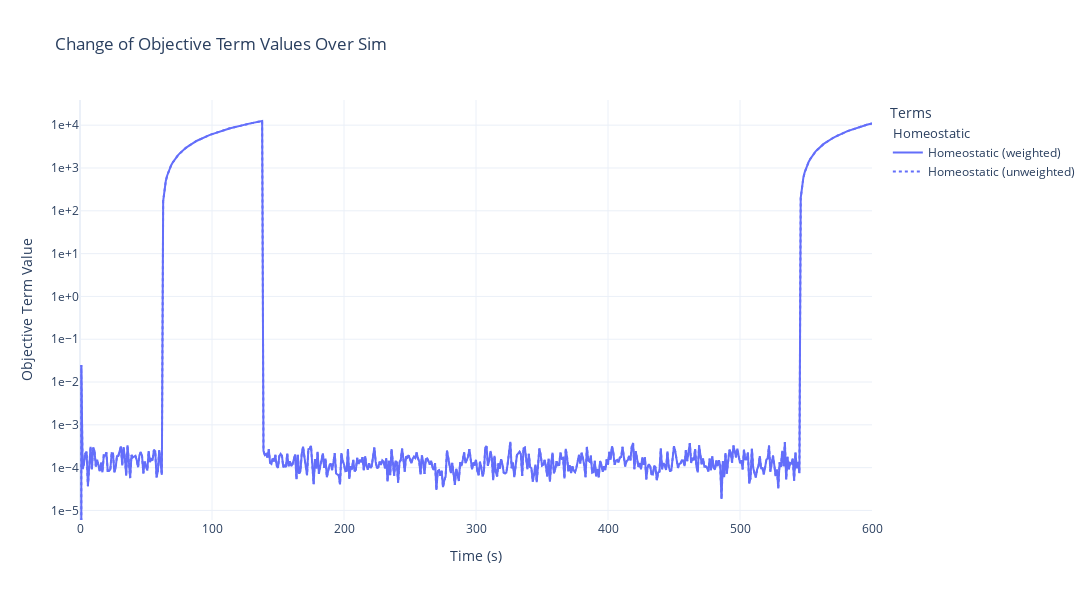

Notebook code for this chart:
### Code cell
from plotly.colors import qualitative as q

spec_term = {
    "Homeostatic": (homeostatic_term, objective_weights_sim['homeostatic']),
    # "Secretion":   (secretion_term,   objective_weights_sim['secretion']),
    # "Efficiency":  (efficiency_term,  objective_weights_sim['efficiency']),
    # "Kinetic":     (kinetic_term,     objective_weights_sim['kinetics']),
}

spec_no_weights = {
    "Homeostatic": (homeostatic_term/objective_weights_sim['homeostatic'], objective_weights_sim['homeostatic']),
    # "Secretion":   (secretion_term/objective_weights_sim['secretion'],     objective_weights_sim['secretion']),
    # "Efficiency":  (efficiency_term/objective_weights_sim['efficiency'],   objective_weights_sim['efficiency']),
    # "Kinetic":     (kinetic_term/objective_weights_sim['kinetics'],        objective_weights_sim['kinetics']),
}


palette = q.Plotly  # consistent colors across both sets
colors = {name: palette[i % len(palette)] for i, name in enumerate(spec_term)}


fig = go.Figure()

# Add weighted (solid) + unweighted (dotted) per term
for i, (name, (y_w, w)) in enumerate(spec_term.items()):
    # solid, weighted
    fig.add_trace(go.Scatter(
        x=time, y=y_w, mode="lines",
        name=f"{name} (weighted)",
        line=dict(color=colors[name], dash="solid"),
        legendgroup=name,
        legendgrouptitle_text=name if i == 0 else None,
        hovertemplate=f"{name.lower()} weight={w}<br>{name.lower()} term value=%{{y:.4g}}<extra></extra>"
    ))
    # dotted, unweighted
    y_uw, w_uw = spec_no_weights[name]
    fig.add_trace(go.Scatter(
        x=time, y=y_uw, mode="lines",
        name=f"{name} (unweighted)",
        line=dict(color=colors[name], dash="dot"),
        legendgroup=name,
        hovertemplate=f"{name.lower()} (no weight)<br>{name.lower()} value=%{{y:.4g}}<extra></extra>"
    ))

fig.update_layout(
    title="Change of Objective Term Values Over Sim",
    xaxis_title="Time (s)",
    yaxis=dict(title="Objective Term Value", type="log", tickformat=".0e"),
    template="plotly_white",
    legend=dict(title="Terms", groupclick="togglegroup"),  # click once to toggle both lines in a group
    width=1200, height=600,
)

fig.show()
# fig.write_image("/Users/HeenaSaqib/dev/vEcoli/notebooks/Heena notebooks/Metabolism_New Genes/out/objective_weights/change of objective term values over a sim.png", scale=3)

### Figure 1 — Plotly figure (JSON) as saved in the notebook; plotly's stock layout.template omitted (floating-point values rounded to 4 significant figures; data arrays with more than 128 entries replaced by an {"elided": "..."} marker saying what was removed)
{"data": [{"hovertemplate": "homeostatic weight=1<br>homeostatic term value=%{y:.4g}<extra></extra>", "legendgroup": "Homeostatic", "legendgrouptitle": {"text": "Homeostatic"}, "line": {"color": "#636EFA", "dash": "solid"}, "mode": "lines", "name": "Homeostatic (weighted)", "x": {"elided": "601 int values"}, "y": {"elided": "601 float values"}, "type": "scatter"}, {"hovertemplate": "homeostatic (no weight)<br>homeostatic value=%{y:.4g}<extra></extra>", "legendgroup": "Homeostatic", "line": {"color": "#636EFA", "dash": "dot"}, "mode": "lines", "name": "Homeostatic (unweighted)", "x": {"elided": "601 int values"}, "y": {"elided": "601 float values"}, "type": "scatter"}], "layout": {"yaxis": {"title": {"text": "Objective Term Value"}, "type": "log", "tickformat": ".0e"}, "legend": {"title": {"text": "Terms"}, "groupclick": "togglegroup"}, "title": {"text": "Change of Objective Term Values Over Sim"}, "xaxis": {"title": {"text": "Time (s)"}}, "width": 1200, "height": 600}}
